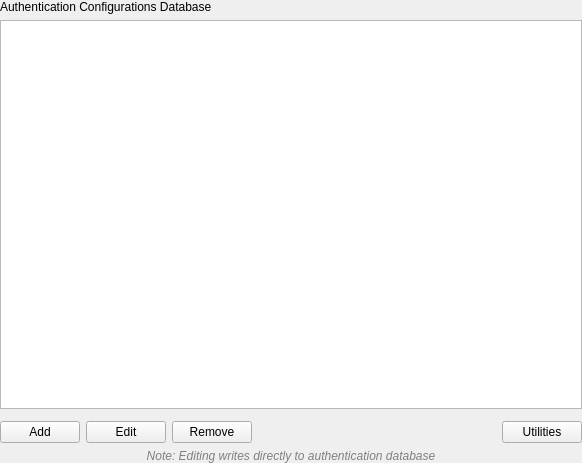
<?xml version="1.0" encoding="UTF-8"?>
<ui version="4.0">
 <class>QgsAuthConfigEditor</class>
 <widget class="QWidget" name="QgsAuthConfigEditor">
  <property name="geometry">
   <rect>
    <x>0</x>
    <y>0</y>
    <width>582</width>
    <height>463</height>
   </rect>
  </property>
  <property name="windowTitle">
   <string>Form</string>
  </property>
  <layout class="QGridLayout" name="gridLayout">
   <property name="leftMargin">
    <number>0</number>
   </property>
   <property name="topMargin">
    <number>0</number>
   </property>
   <property name="rightMargin">
    <number>0</number>
   </property>
   <property name="bottomMargin">
    <number>0</number>
   </property>
   <property name="spacing">
    <number>6</number>
   </property>
   <item row="2" column="0">
    <widget class="QTableView" name="tableViewConfigs">
     <property name="editTriggers">
      <set>QAbstractItemView::NoEditTriggers</set>
     </property>
     <property name="alternatingRowColors">
      <bool>true</bool>
     </property>
     <property name="selectionMode">
      <enum>QAbstractItemView::SingleSelection</enum>
     </property>
     <property name="selectionBehavior">
      <enum>QAbstractItemView::SelectRows</enum>
     </property>
     <property name="sortingEnabled">
      <bool>true</bool>
     </property>
     <property name="cornerButtonEnabled">
      <bool>false</bool>
     </property>
     <attribute name="horizontalHeaderStretchLastSection">
      <bool>true</bool>
     </attribute>
    </widget>
   </item>
   <item row="1" column="0">
    <widget class="QLabel" name="lblAuthConfigDb">
     <property name="sizePolicy">
      <sizepolicy hsizetype="Preferred" vsizetype="Maximum">
       <horstretch>0</horstretch>
       <verstretch>0</verstretch>
      </sizepolicy>
     </property>
     <property name="text">
      <string>Authentication Configurations Database</string>
     </property>
    </widget>
   </item>
   <item row="4" column="0">
    <layout class="QHBoxLayout" name="horizontalLayout_2">
     <item>
      <widget class="QPushButton" name="btnAddConfig">
       <property name="text">
        <string>Add</string>
       </property>
      </widget>
     </item>
     <item>
      <widget class="QPushButton" name="btnEditConfig">
       <property name="text">
        <string>Edit</string>
       </property>
      </widget>
     </item>
     <item>
      <widget class="QPushButton" name="btnRemoveConfig">
       <property name="text">
        <string>Remove</string>
       </property>
      </widget>
     </item>
     <item>
      <spacer name="horizontalSpacer_2">
       <property name="orientation">
        <enum>Qt::Horizontal</enum>
       </property>
       <property name="sizeHint" stdset="0">
        <size>
         <width>40</width>
         <height>20</height>
        </size>
       </property>
      </spacer>
     </item>
     <item>
      <widget class="QPushButton" name="btnAuthUtilities">
       <property name="text">
        <string>Utilities</string>
       </property>
      </widget>
     </item>
    </layout>
   </item>
   <item row="5" column="0">
    <widget class="QLabel" name="label_2">
     <property name="font">
      <font>
       <italic>true</italic>
      </font>
     </property>
     <property name="styleSheet">
      <string notr="true">color: rgb(128, 128, 128);</string>
     </property>
     <property name="text">
      <string>Note: Editing writes directly to authentication database</string>
     </property>
     <property name="alignment">
      <set>Qt::AlignCenter</set>
     </property>
    </widget>
   </item>
   <item row="3" column="0">
    <widget class="QgsMessageBar" name="mMsgBar"/>
   </item>
  </layout>
 </widget>
 <customwidgets>
  <customwidget>
   <class>QgsMessageBar</class>
   <extends>QFrame</extends>
   <header>qgsmessagebar.h</header>
   <container>1</container>
  </customwidget>
 </customwidgets>
 <resources/>
 <connections/>
</ui>
